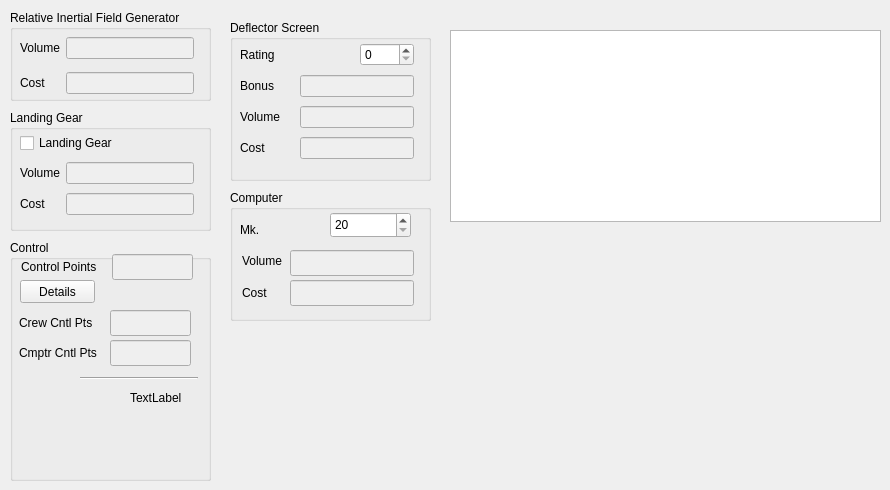
    <widget class="QWidget" name="systems_tab" >
     <attribute name="title" >
      <string>Systems</string>
     </attribute>
     <widget class="QGroupBox" name="groupBox_5" >
      <property name="geometry" >
       <rect>
        <x>10</x>
        <y>10</y>
        <width>201</width>
        <height>91</height>
       </rect>
      </property>
      <property name="title" >
       <string>Relative Inertial Field Generator</string>
      </property>
      <widget class="QWidget" name="layoutWidget" >
       <property name="geometry" >
        <rect>
         <x>10</x>
         <y>20</y>
         <width>174</width>
         <height>71</height>
        </rect>
       </property>
       <layout class="QGridLayout" >
        <item row="0" column="0" >
         <widget class="QLabel" name="label_10" >
          <property name="text" >
           <string>Volume</string>
          </property>
         </widget>
        </item>
        <item row="0" column="1" >
         <widget class="QLineEdit" name="rifVolumeLineEdit" >
          <property name="enabled" >
           <bool>false</bool>
          </property>
          <property name="toolTip" >
           <string>Ship Volume * 0.01</string>
          </property>
          <property name="readOnly" >
           <bool>true</bool>
          </property>
         </widget>
        </item>
        <item row="1" column="0" >
         <widget class="QLabel" name="label_9" >
          <property name="text" >
           <string>Cost</string>
          </property>
         </widget>
        </item>
        <item row="1" column="1" >
         <widget class="QLineEdit" name="rifCostLineEdit" >
          <property name="enabled" >
           <bool>false</bool>
          </property>
          <property name="readOnly" >
           <bool>true</bool>
          </property>
         </widget>
        </item>
       </layout>
      </widget>
     </widget>
     <widget class="QGroupBox" name="groupBox_7" >
      <property name="geometry" >
       <rect>
        <x>10</x>
        <y>110</y>
        <width>201</width>
        <height>121</height>
       </rect>
      </property>
      <property name="title" >
       <string>Landing Gear</string>
      </property>
      <widget class="QWidget" name="layoutWidget" >
       <property name="geometry" >
        <rect>
         <x>10</x>
         <y>20</y>
         <width>174</width>
         <height>88</height>
        </rect>
       </property>
       <layout class="QGridLayout" >
        <item row="0" column="0" colspan="2" >
         <widget class="QCheckBox" name="landingGearCheckBox" >
          <property name="text" >
           <string>Landing Gear</string>
          </property>
         </widget>
        </item>
        <item row="1" column="0" >
         <widget class="QLabel" name="label_14" >
          <property name="text" >
           <string>Volume</string>
          </property>
         </widget>
        </item>
        <item row="1" column="1" >
         <widget class="QLineEdit" name="landingGearVolumeLineEdit" >
          <property name="enabled" >
           <bool>false</bool>
          </property>
          <property name="toolTip" >
           <string>Ship Volume * 0.05 * category #</string>
          </property>
          <property name="readOnly" >
           <bool>true</bool>
          </property>
         </widget>
        </item>
        <item row="2" column="0" >
         <widget class="QLabel" name="label_13" >
          <property name="text" >
           <string>Cost</string>
          </property>
         </widget>
        </item>
        <item row="2" column="1" >
         <widget class="QLineEdit" name="landingGearCostLineEdit" >
          <property name="enabled" >
           <bool>false</bool>
          </property>
          <property name="readOnly" >
           <bool>true</bool>
          </property>
         </widget>
        </item>
       </layout>
      </widget>
     </widget>
     <widget class="QGroupBox" name="groupBox_10" >
      <property name="geometry" >
       <rect>
        <x>230</x>
        <y>20</y>
        <width>201</width>
        <height>161</height>
       </rect>
      </property>
      <property name="title" >
       <string>Deflector Screen</string>
      </property>
      <widget class="QWidget" name="layoutWidget" >
       <property name="geometry" >
        <rect>
         <x>10</x>
         <y>20</y>
         <width>174</width>
         <height>124</height>
        </rect>
       </property>
       <layout class="QGridLayout" >
        <item row="0" column="0" colspan="2" >
         <widget class="QLabel" name="label_30" >
          <property name="text" >
           <string>Rating</string>
          </property>
         </widget>
        </item>
        <item row="0" column="2" >
         <widget class="QSpinBox" name="deflectorRatingSpinBox" >
          <property name="maximum" >
           <number>100</number>
          </property>
         </widget>
        </item>
        <item row="1" column="0" >
         <widget class="QLabel" name="label_31" >
          <property name="text" >
           <string>Bonus</string>
          </property>
         </widget>
        </item>
        <item row="1" column="1" colspan="2" >
         <widget class="QLineEdit" name="deflectorBonusLineEdit" >
          <property name="enabled" >
           <bool>false</bool>
          </property>
          <property name="toolTip" >
           <string>Ship Volume * 0.01</string>
          </property>
          <property name="readOnly" >
           <bool>true</bool>
          </property>
         </widget>
        </item>
        <item row="2" column="0" >
         <widget class="QLabel" name="label_28" >
          <property name="text" >
           <string>Volume</string>
          </property>
         </widget>
        </item>
        <item row="2" column="1" colspan="2" >
         <widget class="QLineEdit" name="deflectorVolumeLineEdit" >
          <property name="enabled" >
           <bool>false</bool>
          </property>
          <property name="toolTip" >
           <string>Ship Volume * 0.01</string>
          </property>
          <property name="readOnly" >
           <bool>true</bool>
          </property>
         </widget>
        </item>
        <item row="3" column="0" >
         <widget class="QLabel" name="label_29" >
          <property name="text" >
           <string>Cost</string>
          </property>
         </widget>
        </item>
        <item row="3" column="1" colspan="2" >
         <widget class="QLineEdit" name="deflectorCostLineEdit" >
          <property name="enabled" >
           <bool>false</bool>
          </property>
          <property name="readOnly" >
           <bool>true</bool>
          </property>
         </widget>
        </item>
       </layout>
      </widget>
     </widget>
     <widget class="QGroupBox" name="groupBox_14" >
      <property name="geometry" >
       <rect>
        <x>10</x>
        <y>240</y>
        <width>201</width>
        <height>241</height>
       </rect>
      </property>
      <property name="title" >
       <string>Control</string>
      </property>
      <widget class="QLabel" name="label_40" >
       <property name="geometry" >
        <rect>
         <x>11</x>
         <y>14</y>
         <width>78</width>
         <height>26</height>
        </rect>
       </property>
       <property name="text" >
        <string>Control Points</string>
       </property>
      </widget>
      <widget class="QLineEdit" name="controlPointsLineEdit" >
       <property name="enabled" >
        <bool>false</bool>
       </property>
       <property name="geometry" >
        <rect>
         <x>102</x>
         <y>14</y>
         <width>81</width>
         <height>26</height>
        </rect>
       </property>
       <property name="toolTip" >
        <string>Ship Volume * 0.01</string>
       </property>
       <property name="readOnly" >
        <bool>true</bool>
       </property>
      </widget>
      <widget class="QPushButton" name="controlPointDetailsPushButton" >
       <property name="geometry" >
        <rect>
         <x>10</x>
         <y>40</y>
         <width>75</width>
         <height>23</height>
        </rect>
       </property>
       <property name="text" >
        <string>Details</string>
       </property>
      </widget>
      <widget class="QLineEdit" name="controlPointsCrewLineEdit" >
       <property name="enabled" >
        <bool>false</bool>
       </property>
       <property name="geometry" >
        <rect>
         <x>100</x>
         <y>70</y>
         <width>81</width>
         <height>26</height>
        </rect>
       </property>
       <property name="toolTip" >
        <string>Ship Volume * 0.01</string>
       </property>
       <property name="readOnly" >
        <bool>true</bool>
       </property>
      </widget>
      <widget class="QLabel" name="label_45" >
       <property name="geometry" >
        <rect>
         <x>9</x>
         <y>70</y>
         <width>78</width>
         <height>26</height>
        </rect>
       </property>
       <property name="text" >
        <string>Crew Cntl Pts</string>
       </property>
      </widget>
      <widget class="QLineEdit" name="controlPointsComputerLineEdit" >
       <property name="enabled" >
        <bool>false</bool>
       </property>
       <property name="geometry" >
        <rect>
         <x>100</x>
         <y>100</y>
         <width>81</width>
         <height>26</height>
        </rect>
       </property>
       <property name="toolTip" >
        <string>Ship Volume * 0.01</string>
       </property>
       <property name="readOnly" >
        <bool>true</bool>
       </property>
      </widget>
      <widget class="QLabel" name="label_46" >
       <property name="geometry" >
        <rect>
         <x>9</x>
         <y>100</y>
         <width>83</width>
         <height>26</height>
        </rect>
       </property>
       <property name="text" >
        <string>Cmptr Cntl Pts</string>
       </property>
      </widget>
      <widget class="Line" name="line_2" >
       <property name="geometry" >
        <rect>
         <x>70</x>
         <y>130</y>
         <width>118</width>
         <height>16</height>
        </rect>
       </property>
       <property name="orientation" >
        <enum>Qt::Horizontal</enum>
       </property>
      </widget>
      <widget class="QLabel" name="controlPointsLeftLabel" >
       <property name="geometry" >
        <rect>
         <x>120</x>
         <y>150</y>
         <width>54</width>
         <height>16</height>
        </rect>
       </property>
       <property name="text" >
        <string>TextLabel</string>
       </property>
      </widget>
     </widget>
     <widget class="QGroupBox" name="groupBox_15" >
      <property name="geometry" >
       <rect>
        <x>230</x>
        <y>190</y>
        <width>201</width>
        <height>131</height>
       </rect>
      </property>
      <property name="title" >
       <string>Computer</string>
      </property>
      <widget class="QLineEdit" name="computerVolumeLineEdit" >
       <property name="enabled" >
        <bool>false</bool>
       </property>
       <property name="geometry" >
        <rect>
         <x>60</x>
         <y>60</y>
         <width>124</width>
         <height>26</height>
        </rect>
       </property>
       <property name="toolTip" >
        <string/>
       </property>
       <property name="readOnly" >
        <bool>true</bool>
       </property>
      </widget>
      <widget class="QLabel" name="label_42" >
       <property name="geometry" >
        <rect>
         <x>12</x>
         <y>90</y>
         <width>42</width>
         <height>26</height>
        </rect>
       </property>
       <property name="text" >
        <string>Cost</string>
       </property>
      </widget>
      <widget class="QSpinBox" name="computerMkSpinBox" >
       <property name="geometry" >
        <rect>
         <x>100</x>
         <y>22</y>
         <width>81</width>
         <height>26</height>
        </rect>
       </property>
       <property name="minimum" >
        <number>20</number>
       </property>
       <property name="maximum" >
        <number>1000</number>
       </property>
      </widget>
      <widget class="QLineEdit" name="computerCostLineEdit" >
       <property name="enabled" >
        <bool>false</bool>
       </property>
       <property name="geometry" >
        <rect>
         <x>60</x>
         <y>90</y>
         <width>124</width>
         <height>26</height>
        </rect>
       </property>
       <property name="readOnly" >
        <bool>true</bool>
       </property>
      </widget>
      <widget class="QLabel" name="label_41" >
       <property name="geometry" >
        <rect>
         <x>12</x>
         <y>58</y>
         <width>42</width>
         <height>26</height>
        </rect>
       </property>
       <property name="text" >
        <string>Volume</string>
       </property>
      </widget>
      <widget class="QLabel" name="label" >
       <property name="geometry" >
        <rect>
         <x>10</x>
         <y>32</y>
         <width>77</width>
         <height>16</height>
        </rect>
       </property>
       <property name="text" >
        <string>Mk.</string>
       </property>
      </widget>
     </widget>
     <widget class="QTableWidget" name="systemMkTableWidget" >
      <property name="geometry" >
       <rect>
        <x>450</x>
        <y>30</y>
        <width>431</width>
        <height>192</height>
       </rect>
      </property>
     </widget>
    </widget>
